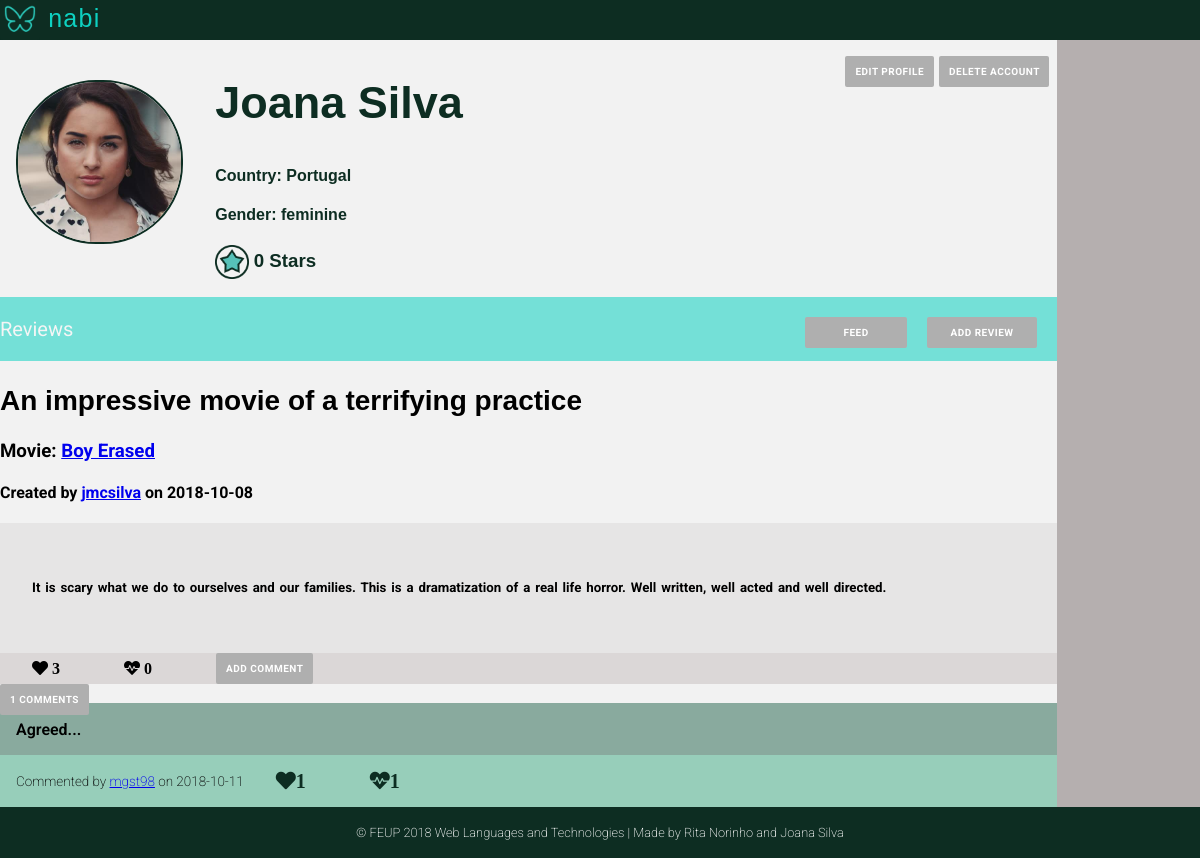
The app's page /pages/profile.php (signed in), older data.
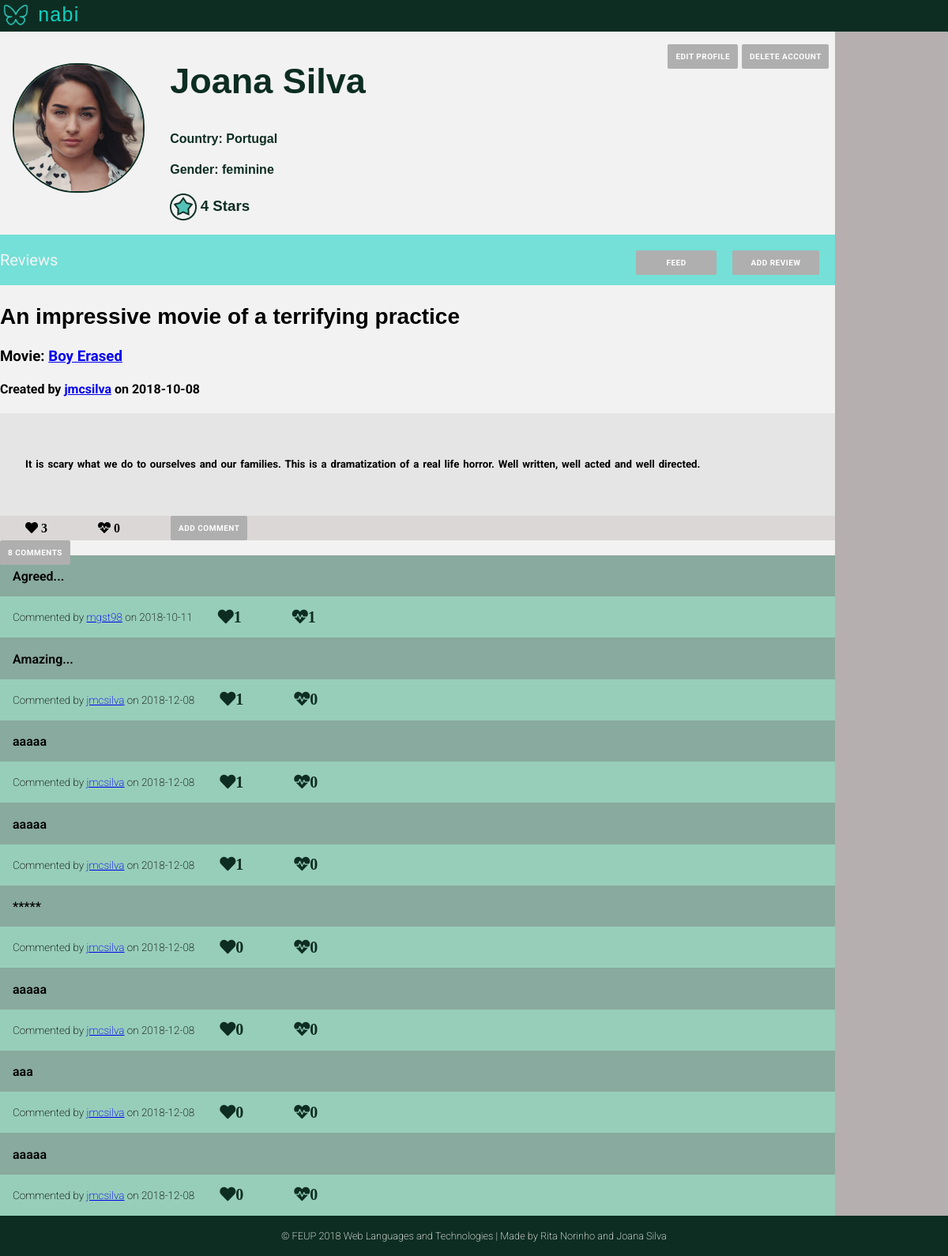
The same page, newer data.
### tables this page shows
CREATE TABLE User (
    ID        INTEGER PRIMARY KEY AUTOINCREMENT,
    FirstName STRING NOT NULL,
    LastName  STRING NOT NULL,
    Username  STRING UNIQUE NOT NULL,
    Gender    STRING NOT NULL,
    Birthday  DATE NOT NULL,
    Country   STRING NOT NULL,
    Email     STRING UNIQUE NOT NULL,
    Password  CHAR (256) NOT NULL,  
    Photo     STRING DEFAULT "default.jpg",
    Points    INTEGER
    
);

CREATE TABLE Review (
    ID          INTEGER PRIMARY KEY AUTOINCREMENT,
    Title       STRING  NOT NULL,
    UserID      INTEGER REFERENCES User(ID) ON DELETE CASCADE,
    MovieID     INTEGER REFERENCES Movie(ID) ON DELETE CASCADE,
    ReviewDate  DATE NOT NULL,
    Description STRING NOT NULL
    
);

CREATE TABLE Comment (
    ID          INTEGER PRIMARY KEY AUTOINCREMENT,
    UserID      INTEGER REFERENCES User(ID) ON DELETE CASCADE,
    CommentDate DATE NOT NULL,
    ReviewID    INTEGER REFERENCES Review(ID) ON DELETE CASCADE,
    Description STRING NOT NULL
    
);

### pages/profile.php (called while the page is built, shortened)
<?php
    include_once('../templates/common/tpl_header.php');
    include_once('../templates/tpl_profile.php');
    include_once('../templates/tpl_draw_reviews.php');
    include_once('../templates/common/tpl_footer.php');
    include_once('../database/db_user.php');
    include_once('../database/db_comments.php');
    if (isset($_GET['username'])){
        $username=$_GET['username'];
    }
    else {
        $username=$_SESSION['username'];
    }
    $user_info = getUserInfo($username);
    $user_reviews=getUserReviews($username);
    foreach ($user_reviews as $k => $review){
        $user_reviews[$k]['MovieName'] = getMovieName($review['MovieID']);
        $user_reviews[$k]['UserName'] = $user_info['Username'];
        $user_reviews[$k]['NumberComments'] = getNumberComments($review['ID'],$review['UserID']);
        $user_reviews[$k]['Heart'] = getLikesReview($review['ID']);
        $user_reviews[$k]['Dislike'] = getDisLikesReview($review['ID']);
        $user_reviews[$k]['Comments']=getCommentsReview($review['ID']);
        foreach($user_reviews[$k]['Comments'] as $j => $comment){
            $user_reviews[$k]['Comments'][$j]['Username']=getUsername($comment['UserID']);
            $user_reviews[$k]['Comments'][$j]['Likes']=getLikesComment($comment['ID']);
            $user_reviews[$k]['Comments'][$j]['Dislikes']=getDislikesComment($comment['ID']);
        }
    }
    draw_profile($user_info,$user_reviews);
?>

### database/db_user.php (called while the page is built, shortened)
<?php
  function getID($username) {
    $db = Database::instance()->db();
    try {
      $stmt = $db->prepare('SELECT ID FROM User WHERE username = ?');
      $stmt->execute(array($username));
      if($row = $stmt->fetch()){
        return $row['ID'];
      }
    }catch(PDOException $e) {
      return -1;
    }
  }
  function getUserInfo($username) {
      $db = Database::instance()->db();
      $stmt = $db->prepare('SELECT * FROM User WHERE username = ?');
      $stmt->execute(array($username));
      return  $stmt->fetch();
  }
  function getUserReviews($username){
    $id=getID($username);
    $db = Database::instance()->db();
    $allReviews= $db->prepare('SELECT * FROM Review WHERE UserID = ?');
    $allReviews->execute(array($id));
    $reviews= $allReviews->fetchAll();
    return $reviews;
  }
?>

### database/db_comments.php (called while the page is built, shortened)
<?php
function getCommentsReview($reviewId)
{
  $db = Database::instance()->db();
  $stmt = $db->prepare('SELECT * FROM Comment WHERE ReviewID = ?');
  $stmt->execute(array($reviewId));
  $allReviews= $stmt->fetchAll();
  return $allReviews;
}
?>

### templates/tpl_comment.php (the view, shortened to what this page needs)
<?php function draw_comment($comment){?>
  <div class="comment" data-id="<?=$comment['ID']?>" user-id="<?=$comment['UserID']?>">
  <p><?=$comment['Description']?></p>
  <ul class="review_nav" id="comment_nav">
    <li>
    <h4> Commented by
    <a href="profile.php?username=<?php echo htmlentities($comment['Username'])?>"><?=$comment['Username']?></a>
    on <?=$comment['CommentDate']?></h4>
    </li>
    <li>
    <span id="likes" class="fas fa-heart"><?=$comment['Likes']?></span> <br>
    <li>
    <li>
    <span id="dislikes" class="fas fa-heartbeat"><?=$comment['Dislikes']?></span>
    </li>
    </div>
  <?php }?>

### templates/common/tpl_header.php (shortened to what this page needs)
<!DOCTYPE html>
<html>
<head>
    <link rel="stylesheet" href="../css/style.css">
    <link rel="stylesheet" href="https://use.fontawesome.com/releases/v5.3.1/css/all.css">
</head>

### templates/tpl_profile.php (shortened to what this page needs)
<body>
<?php function draw_profile($userinfo, $reviews) { ?>
<div class="profile_container">
    <div class="profile_header">
        <header>
        <p>  <img src="../assets/mininabi.png" alt="Nabi logo (butterfly)" width="40" height="40"> nabi
       </header>
    </div>
    <div class="side_nav">
    </div>
      <div class="profile_photo">
          <?php if(!(file_exists("../assets/profilePhotos/".$userinfo['ID'].".jpg"))){ ?>
            <img src="../assets/profilePhotos/default.jpg" width="100" height="100" alt="profile avatar">
          <?php } else{ ?>
            <img src="../assets/profilePhotos/<?=$userinfo['ID']?>.jpg" width="100" height="100" alt="profile avatar">
           <?php } ?>
     </div>
    <div class="profile_info" >
        <div class="edit_profile">
           <p>
           <div class="delete">
                <input onclick="openBox('Delete Account')" type="submit" value="Delete Account"/>
            </div>
             <a href="edit_profile.php" class="edit"> edit profile </a>
            </p>
       </div>
        <div class="profile_name">
            <h2>
                  <?=$userinfo['FirstName']?> <?=$userinfo['LastName']?>
            </h2>
        </div>
        <div class="profile_country">
            <h4> Country: <?=$userinfo['Country']?> </h4>
        </div>
        <div class="profile_gender">
            <h4> Gender: <?=$userinfo['Gender']?> </h4>
        </div>
        <div class="profile_points">
        <h3><img src="../assets/star.png" alt ="star icon" >
            <?=$userinfo['Points']?> Stars </h3>
        </div>
    </div>
    <div class="Reviews">
        <p>Reviews
        <input  onclick="openBox('Add Review')" type="submit" value ="Add Review">
        <a href="main_page.php"> Feed </a>
        </p>
    </div>
     <div class="profile_reviews">
        <?php draw_reviews($reviews); ?>
    </div>
    <div class="profile_footer">
         <?php draw_footer(); ?>
    </div>
    </div>
<?php } ?>
    </body>
    </html>

### templates/tpl_draw_reviews.php (shortened to what this page needs)
 <?php include_once(__DIR__.'/tpl_review.php');
        include_once(__DIR__.'/tpl_comment.php');
         ?>
<body>
    <?php function draw_reviews($reviews){?>
    <?php foreach($reviews as $review){?>
        <article data-id="<?=$review['ID']?>" user-id="<?=$review['UserID']?>">
        <div class="review_info">
             <h2><?=$review['Title']?> </h2>
            <h3> Movie: <a href="movie.php?movie_id=<?php echo htmlentities($review['MovieID'])?>"><?=$review['MovieName']?></a> </h3>
            <h4> Created by
            <a href="profile.php?username=<?php echo htmlentities($review['UserName'])?>"><?=$review['UserName']?></a>
            on <?=$review['ReviewDate']?></h4>
        </div>
        <div class="review_content">
            <h5><?=$review['Description']?></h5>
        </div>
        <div class="review_options">
            <ul class="review_nav">
              <li>
                <div class="likes">
                    <span id="review_likes" class="fas fa-heart" >
                    <?=$review['Heart']?></span>
                </div>
              </li>
              <li>
                <div class="dislikes">
                    <span id="review_dislikes" class="fas fa-heartbeat">
                    <?=$review['Dislike']?></span>
                </div>
              </li>
              <li>
              <input type="button"  name="addComment" value="Add Comment">
              </li>
             </ul>
        </div>
         <div class="comments">
         <input type="button" value="<?=$review['NumberComments']?> Comments">
            <br><div class="allComments">
            <?php foreach($review['Comments'] as $comment){?>
                <?php draw_comment($comment)?>
            <?php }?>
            </div>
        </div>
        </article>
        <?php }?>
    <?php }?>
</body>

### templates/common/tpl_footer.php
<?php function draw_footer(){?>
<footer>
    <p> &#169; FEUP 2018 Web Languages and Technologies | Made by Rita Norinho and Joana Silva  </p>
</footer>
<?php } ?>

### css/style.css (style rules this page uses)
body { margin: 0 auto; font-family: 'Roboto', sans-serif; --bg-color-dark: #0D2D22; --bg-color-light: #0ED1C1; --panel-color: #FFFFFF; --logo-font-color: #00311D; --input-color: #f2f2f2; --bg-color-nav:rgba(14, 209, 193, 0.548); --bg-color-sidenav:rgba(177, 171, 171, 0.932); --color-buttons:rgb(175, 175, 175); background-image: url('../assets/background.jpg'); background-position: center; background-attachment: fixed; background-repeat: no-repeat; background-size: cover; }
header { text-align: center; background-color: var(--bg-color-dark); }
footer p { padding:1.4em; text-align: center; background-color: var(--bg-color-dark); font-size: 0.8em; font-weight: 200; color:white; margin:0; }
div.profile_container { background-color: var(--input-color); background-image: none; display: grid; font-family: "Roboto", 'sans-serif'; grid-template-columns: auto 6fr 1fr; grid-template-rows: auto 1fr auto auto auto; grid-template-areas: "header header header" "image info goto" "nav nav goto" "reviews reviews goto" "footer footer footer"; }
.profile_header, .feed_header, .movie_header { grid-area: header; background-color: var(--bg-color-dark); padding: 0; }
.profile_header p, .feed_header p, .movie_header p { text-align: left; font-family: 'Candara',sans-serif; font-size: 25px; margin: 0; letter-spacing: 0.05em; color: var(--bg-color-light); padding: 0; margin-right: 0; }
.profile_header p img, .feed_header p img, .movie_header p img { vertical-align: middle; }
.Reviews p a, .Reviews p button, .Reviews input[type="submit"] { -webkit-appearance: none; margin-right: 2em; width: 8.2em; text-align: center; margin-top:0em; }
.Reviews p button, .Reviews input[type="submit"], .edit_profile input[type="submit"], .comments input[type="submit"] { cursor: pointer; border: 0; width: 11em; }
div.profile_info { grid-area: info; font-family: 'Candara',sans-serif; color: var(--bg-color-dark); padding-left: 1em; }
.profile_points img { width: 25pt; height: 25pt; vertical-align: middle; }
.profile_photo { grid-area: image; padding: 1em; padding-top: 2.5em; }
.profile_photo img { margin:0; width: 10.2em; height: 10em; object-fit: cover; border: 2px solid var(--bg-color-dark); border-radius: 5em; }
.profile_name h2 { font-size: 45px; }
.edit_profile a , .Reviews p a,.Reviews p button, .upload_photo .file_btn, .upload_photo input[type="submit"], .Reviews input[type="submit"], .edit_profile input[type="submit"], .comments input[type="submit"], .popup input[type="submit"], .popup input[type="button"], .review_options input[type="button"], .movie_info a, .comments input[type="button"] { float: right; letter-spacing: 0.05em; font-family: "Roboto",'sans-serif'; text-transform: uppercase; text-decoration: none; font-weight: bold; background: var(--color-buttons); padding: 10px; color: var(--panel-color); font-size: 10px; border-radius: 2px; }
.profile_info p { margin-top: 1em; margin-right: 1em; }
.edit { margin-right:0.5em; }
.delete { margin-right:0.5em; }
.side_nav { background-color: var(--bg-color-sidenav); grid-area: goto; font-size: 25px; font-family: "Roboto",sans-serif; }
.Reviews { grid-area: nav; background-color: var(--bg-color-nav); color: whitesmoke; font-size: 20px; }
div.profile_reviews { grid-area: reviews; }
.review_info h2 { font-family: 'Candara', sans-serif; font-weight: bold; font-size: 28px; }
.review_content { margin: 0; font-family: 'Roboto', sans-serif; background-color: #d8d5d579; font-size: 16px; font-weight: 200; word-spacing: 0.1em; padding: 2em; line-height: 1.6; }
.review_options { background-color: #c0b8b879; }
.profile_footer { grid-area: footer; }
.review_nav { display: flex; margin: 0; padding: 0; justify-content:flex-start; align-items: center; }
.review_options input[type="button"] { border: none; }
.review_nav li { text-decoration: none; display: block; padding-right: 2em; padding-left: 2em; }
.comments input[type="button"] { float: left; border: none; }
.comment { background-color: rgb(137, 170, 158); padding-top: 0.1em; font-weight: 550; }
ul#comment_nav { background-color: rgb(151, 206, 186); }
ul#comment_nav li, .comment p { padding-left: 0; margin-left: 1em; padding-right: 1em; }
ul#comment_nav h4 { font-family: 'Roboto', sans-serif; font-size: 13.5px; font-weight: 200; }
#comment_nav li span { font-size: 20px; color: var(--bg-color-dark); }

Row changes from the older to the newer data that the page shows:
changed user "Joana": Points "0" → "4"
computed for review "An impressive movie of a terrifying practice": NumberComments "1 Comments" → "8 Comments"
added comment: Description "Amazing...", Username "jmcsilva", CommentDate "2018-12-08", Likes "1", Dislikes "0"
added comment: Description "aaaaa", Username "jmcsilva", CommentDate "2018-12-08", Likes "1", Dislikes "0"
added comment: Description "aaaaa", Username "jmcsilva", CommentDate "2018-12-08", Likes "1", Dislikes "0"
added comment: Description "*****", Username "jmcsilva", CommentDate "2018-12-08", Likes "0", Dislikes "0"
added comment: Description "aaaaa", Username "jmcsilva", CommentDate "2018-12-08", Likes "0", Dislikes "0"
added comment: Description "aaa", Username "jmcsilva", CommentDate "2018-12-08", Likes "0", Dislikes "0"
added comment: Description "aaaaa", Username "jmcsilva", CommentDate "2018-12-08", Likes "0", Dislikes "0"
